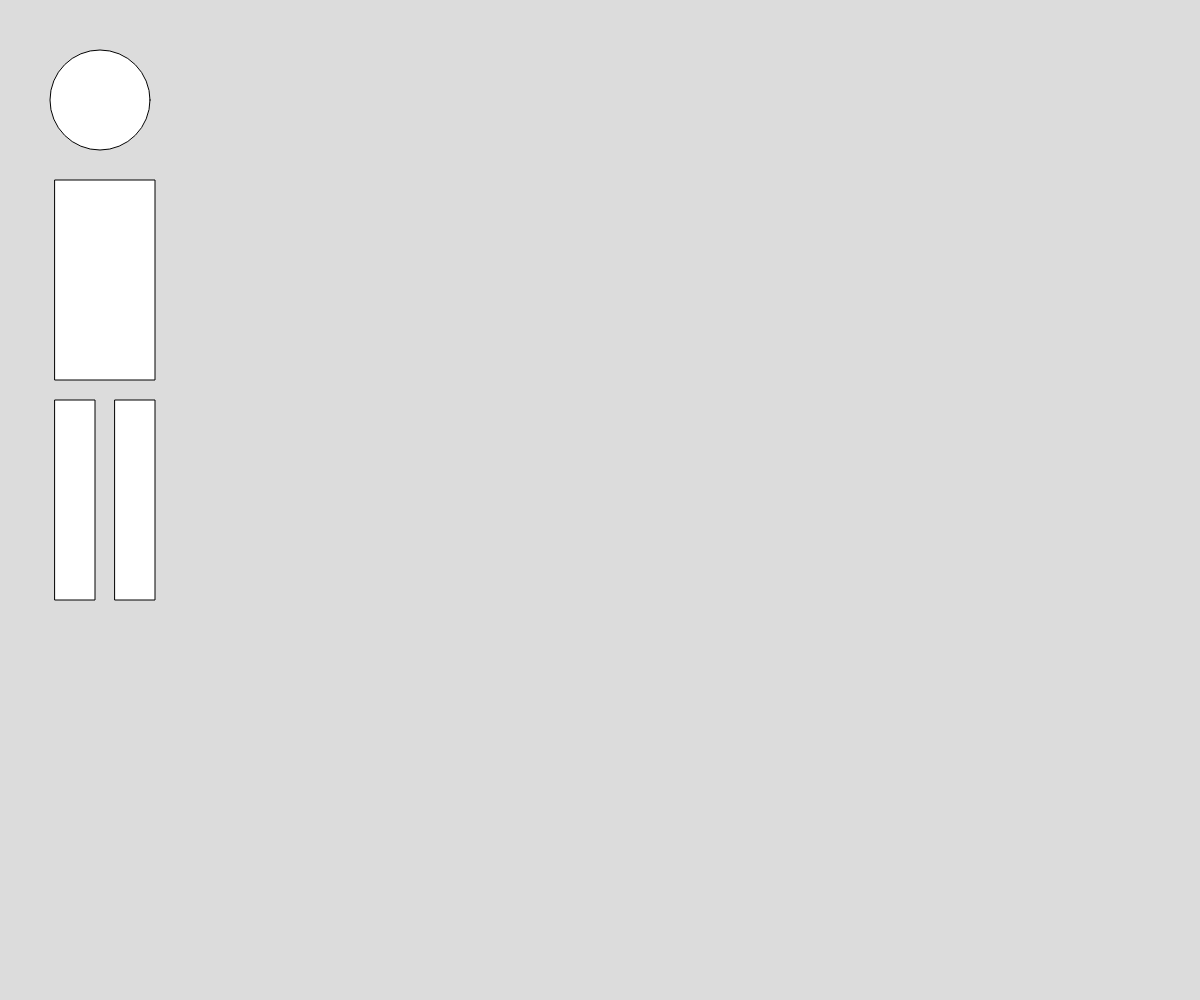
Frame 1 (no input)
Frame 60 (no input): identical to frame 1, image omitted
Frame 120 (the mouse pressed at the canvas centre since frame 60): identical to frame 1, image omitted

The p5.js sketch that drew this single still picture (run headless with seeded random() and noise() and a simulated clock; from frame 60 on, the mouse is pressed at the canvas centre):

// p5.js sketch
// ── sketch.js
// A1 Character
// Jhaymee Bisenio
// 29 Feb 2024
//
// Extra for Experts:
// - describe what you did to take this project "above and beyond"


function setup() {
  createCanvas(windowWidth, windowHeight);
}

function draw() {
  background(220);
  ellipse(100,100,100,100);
  rect(55,180,100,200)
  rect(55,400,40,200)
  rect(115,400,40,200)
}
